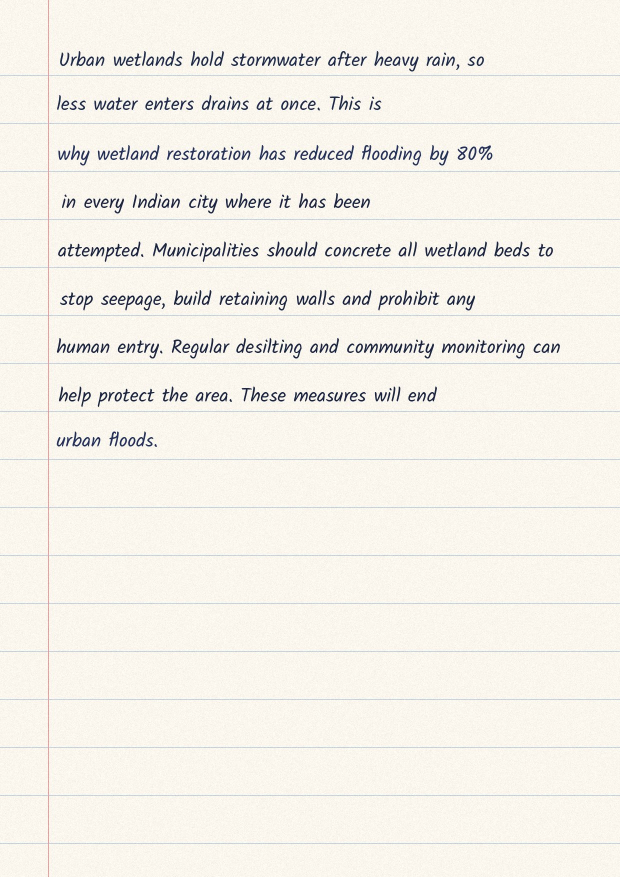
#> input picture photo-clear-en.jpg, 1240 x 1754 px (shown at 1/2 size)
$ python -i photo.py   (imports and definitions only)
#> lines starting #> are read from the running program, lines starting #| are printed output that depends on the picture; after the words box and inside, x2 and y2 are one past the last pixel; in counts of white or black regions, pixels touching at a corner belong together
"""Stage: read handwritten answer pages with Gemma 4 12B vision. Nothing is guessed.

    load + quality check -> find the handwritten lines (image processing, no model) -> three reads of every line
    from three views of the page -> extra close-up reads only where the three disagree or were unsure ->
    a line is accepted when at least three reads agree exactly -> any line still unclear blocks grading and the
    student is asked to retake that page.

A line near the edge of the photo is also asked about directly ("is any writing cut off?"), because three reads of a
clipped line can agree on the clipped text. Logs carry stage, view, timing and status, never what the student wrote.
"""
import base64
import io
import json
import re
import time
import unicodedata

import numpy as np
from PIL import Image, ImageDraw, ImageFilter, ImageFont, ImageOps

from .model import log

MAX_SIDE = 2400          # long side after loading: enough for handwriting, bounded memory on the runner
MAX_LINES = 45           # per page
SHEET_VIEWS = (("original", 6, 80), ("contrast", 6, 80), ("zoom", 3, 140))  # view, lines per image, strip height
FOCUS_VIEWS = ("sharp", "binary", "large")   # extra close-up reads of one line, in this order
MAX_FOCUS_PER_PAGE = 30
VOTES = 3                # reads that must agree on the exact text


# ---------------------------------------------------------------- page

# [6 lines left out: function load_page, not called in this run]


def _skew_score(mask, angle):
    rows = np.asarray(mask.rotate(angle, resample=Image.NEAREST, fillcolor=0)).sum(axis=1).astype(np.float64)
    return float(rows.var())


def deskew(img):
    """Straighten a tilted photo: the angle whose ink rows are sharpest (writing and ruled lines line up)."""
    small = img.convert("L")
    scale = 800 / max(small.size)
    if scale < 1:
        small = small.resize((max(1, round(small.width * scale)), max(1, round(small.height * scale))))
    g = np.asarray(ImageOps.autocontrast(small, cutoff=1))
    mask = Image.fromarray(((g <= _otsu(g)) * 255).astype(np.uint8))
    best = max(np.arange(-6.0, 6.01, 0.5), key=lambda a: _skew_score(mask, a))
    best = max(np.arange(best - 0.4, best + 0.41, 0.1), key=lambda a: _skew_score(mask, a))
    angle = round(float(best), 1)
    if abs(angle) < 0.3:
        return img, 0.0
    return img.rotate(angle, resample=Image.BICUBIC, expand=False, fillcolor=(255, 255, 255)), angle


# [16 lines left out: function quality, not called in this run]


def _otsu(g):
    hist = np.bincount(np.asarray(g, dtype=np.uint8).ravel(), minlength=256).astype(np.float64)
    total, levels = hist.sum(), np.arange(256)
    w0 = np.cumsum(hist)
    m0 = np.cumsum(hist * levels)
    w1 = total - w0
    with np.errstate(divide="ignore", invalid="ignore"):
        between = (m0[-1] * w0 - m0 * total) ** 2 / (w0 * w1)
    between[~np.isfinite(between)] = 0
    return int(np.argmax(between))


# [166 lines left out: functions _drop_rules, ink_mask, detect_lines, faint_regions, jpeg, _fit and 4 more, not called in this run]


# ---------------------------------------------------------------- agreement

def canon(text):
    return re.sub(r"\s+", " ", unicodedata.normalize("NFC", text or "")).strip()


# A nukta under क ख ग ज फ is an optional spelling variant in Hindi (ज़्यादा / ज्यादा, फ़ैसला / फैसला): same word, same
# meaning, written either way. Reads that differ only there agree. ड़ and ढ़ are different letters and stay exact.
_OPTIONAL_NUKTA = re.compile("([\u0915\u0916\u0917\u091c\u092b])\u093c")


def same_words(text):
    return _OPTIONAL_NUKTA.sub(r"\1", unicodedata.normalize("NFD", canon(text)))


# [17 lines left out: function decide, not called in this run]


# ---------------------------------------------------------------- the model

def _hi(lang):
    return " It is mostly Hindi in Devanagari script and may contain English words or acronyms." if lang == "hi" else ""


RULES = ("Copy the handwriting literally, in the script it is written in. Keep spelling, numbers, punctuation and "
         "every vowel sign, nasal mark and nukta exactly as written. Do not correct, translate, complete or guess. ")


class GemmaReader:
    """The three kinds of vision question the transcription asks. Returns plain values; logs no content."""

    def __init__(self, llm):
        self.llm = llm
        self.calls = []

    # [146 lines left out: functions _ask, _clean, sheet, line, cut_off, _join and 2 more, not called in this run]


RETAKE = {
    "en": {"unclear": "We could not read this line with certainty.",
           "cut_off": "Part of this line is cut off at the edge of the photo.",
           "faint": "Some writing on this page is too faint or smudged to read.",
           "no_text": "We could not find handwriting on this page.",
           "too_small": "This photo is too small to read.",
           "too_dark": "take the photo in better light", "low_contrast": "use a darker pen or brighter light",
           "blurry": "hold the phone steady and let it focus"},
    "hi": {"unclear": "यह पंक्ति हम पक्के तौर पर नहीं पढ़ पाए।",
           "cut_off": "इस पंक्ति का कुछ हिस्सा फ़ोटो के किनारे पर कट गया है।",
           "faint": "इस पेज पर कुछ लिखावट बहुत हल्की या धुँधली है, पढ़ी नहीं जा सकी।",
           "no_text": "इस पेज पर लिखावट नहीं मिली।",
           "too_small": "यह फ़ोटो पढ़ने के लिए बहुत छोटी है।",
           "too_dark": "अच्छी रोशनी में फ़ोटो लीजिए", "low_contrast": "गहरे रंग का पेन या ज़्यादा रोशनी इस्तेमाल कीजिए",
           "blurry": "फ़ोन स्थिर रखिए और फ़ोकस होने दीजिए"},
}


# [13 lines left out: function retake_message, not called in this run]

>>> from PIL import Image
>>> picture = Image.open('../photo-clear-en.jpg')
#> picture is the input picture: PIL image 1240x1754 RGB; mean R, G, B 244, 240.8, 233.1
>>> result = deskew(picture)
#> in deskew, `small = small.resize((max(1, round(small.width * scale)), max(1, round..`:
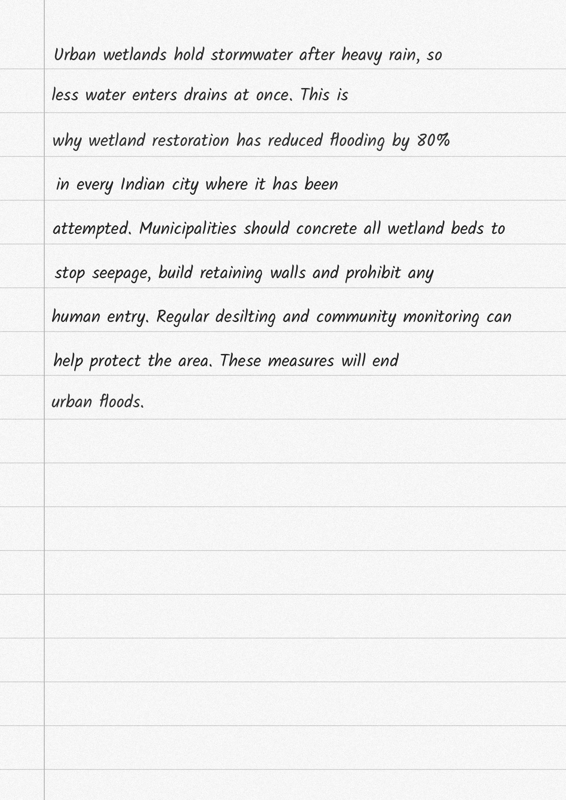
#> small: PIL image 566x800 L; min 13, max 255, mean 240.8
#> in deskew, `g = np.asarray(ImageOps.autocontrast(small, cutoff=1))`:
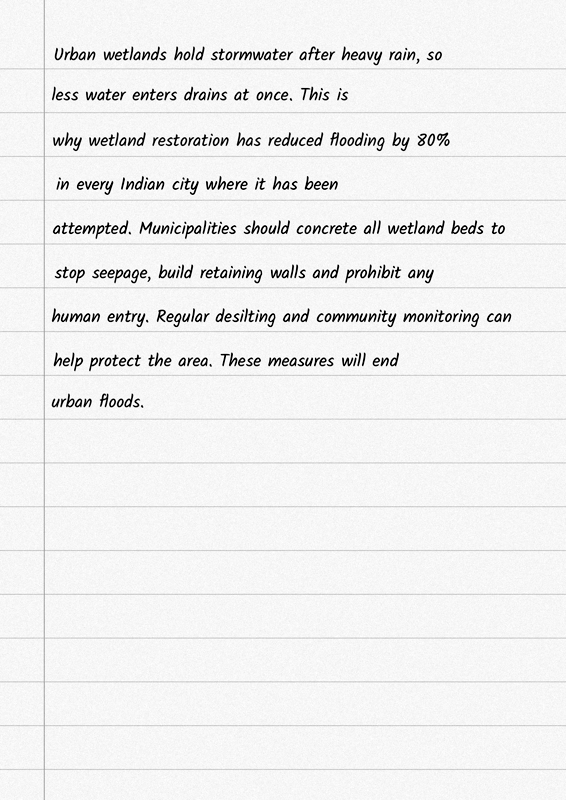
#> g: shape (800, 566); min 0, max 255, mean 239.4
#> in _otsu, `hist = np.bincount(np.asarray(g, dtype=np.uint8).ravel(), minlength=25..`: hist = 256 values, max 84472 at index 246, min 0 at index 3, mean 1768.8
#> in _otsu, `total, levels = hist.sum(), np.arange(256)`: total = 452800; levels = 256 values from 0 to 255
#> in _otsu, `w0 = np.cumsum(hist)`: w0 = 256 values from 4589 to 452800
#> in _otsu, `m0 = np.cumsum(hist * levels)`: m0 = 256 values from 0 to 108413059
#> in _otsu, `w1 = total - w0`: w1 = 256 values, max 448211 at index 0, min 0 at index 255, mean 423488.5
#> in deskew, `mask = Image.fromarray(((g <= _otsu(g)) * 255).astype(np.uint8))`:
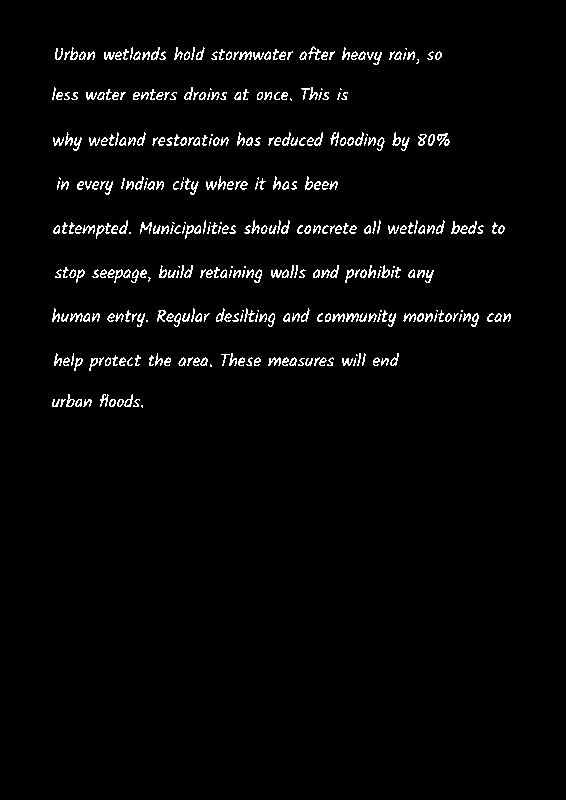
#> mask: PIL image 566x800 L; 2.7% white in thin lines or dots, all inside (x1, y1, x2, y2) = (52, 46, 511, 408)
#> in _skew_score, `rows = np.asarray(mask.rotate(angle, resample=Image.NEAREST, fillcolor..`: rows = 800 values, max 15045 at index 338, min 0 at index 0, mean 3892.6
#> in deskew, `best = max(np.arange(-6.0, 6.01, 0.5), key=lambda a: _skew_score(mask,..`: best = 0
#> in deskew, `best = max(np.arange(best - 0.4, best + 0.41, 0.1), key=lambda a: _ske..`: best = -0.1

$ run again, on photo-clear-hi.jpg
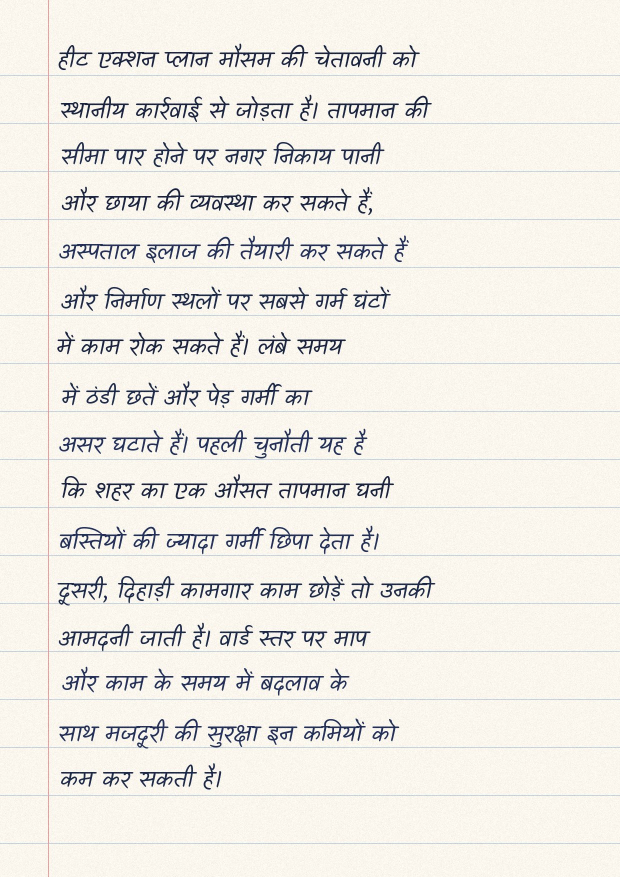
#> input picture photo-clear-hi.jpg, 1240 x 1754 px (shown at 1/2 size)
#> picture is the input picture: PIL image 1240x1754 RGB; mean R, G, B 238.6, 235.8, 229.2
#> in deskew, `g = np.asarray(ImageOps.autocontrast(small, cutoff=1))`:
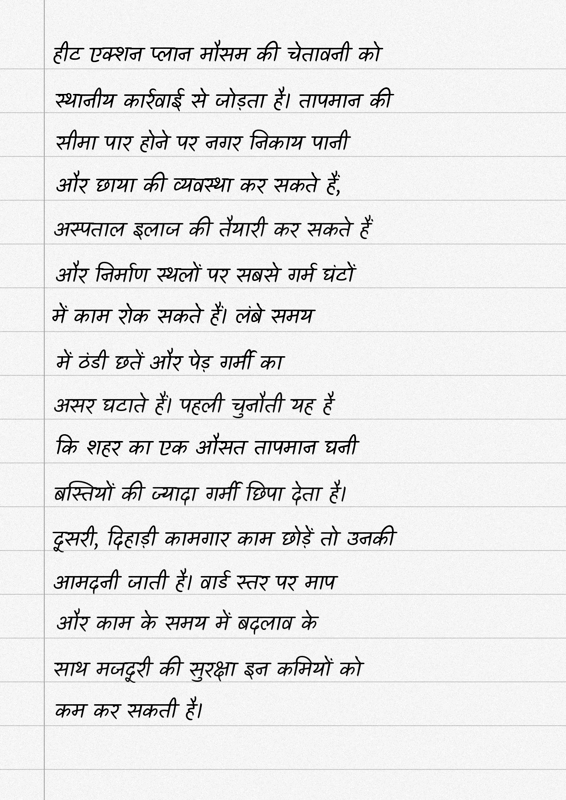
#> g: shape (800, 566); min 0, max 255, mean 232.6
#> hist = 256 values, max 78889 at index 245, min 0 at index 5, mean 1768.8
#> total = 452800; levels = 256 values from 0 to 255
#> w0 = 256 values from 4637 to 452800
#> m0 = 256 values from 0 to 105315422
#> w1 = 256 values, max 448163 at index 0, min 0 at index 255, mean 411388.4
#> in deskew, `mask = Image.fromarray(((g <= _otsu(g)) * 255).astype(np.uint8))`:
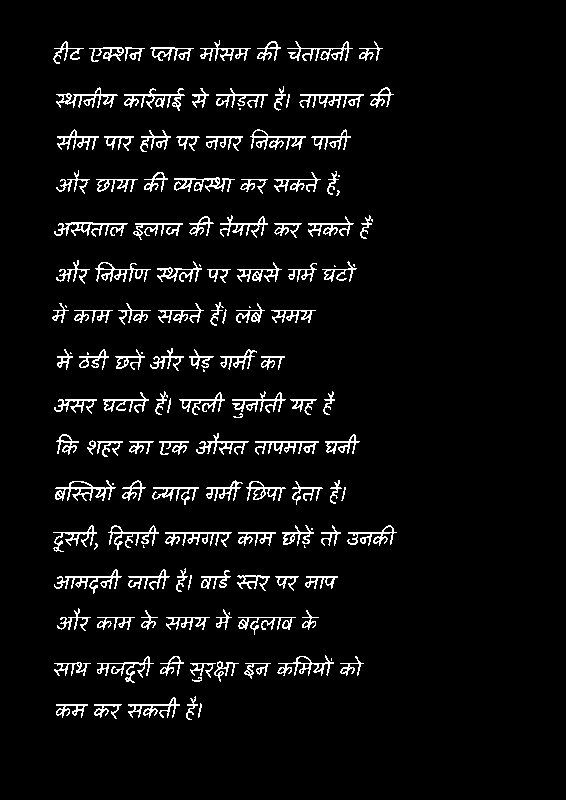
#> mask: PIL image 566x800 L; 5.3% white in thin lines or dots, all inside (x1, y1, x2, y2) = (52, 40, 397, 720)
#> rows = 800 values, max 17850 at index 528, min 0 at index 0, mean 7705.8
#> in deskew, `best = max(np.arange(-6.0, 6.01, 0.5), key=lambda a: _skew_score(mask,..`: best = 0
#> in deskew, `best = max(np.arange(best - 0.4, best + 0.41, 0.1), key=lambda a: _ske..`: best = -0.1

$ run again, on photo-clipped-en.jpg
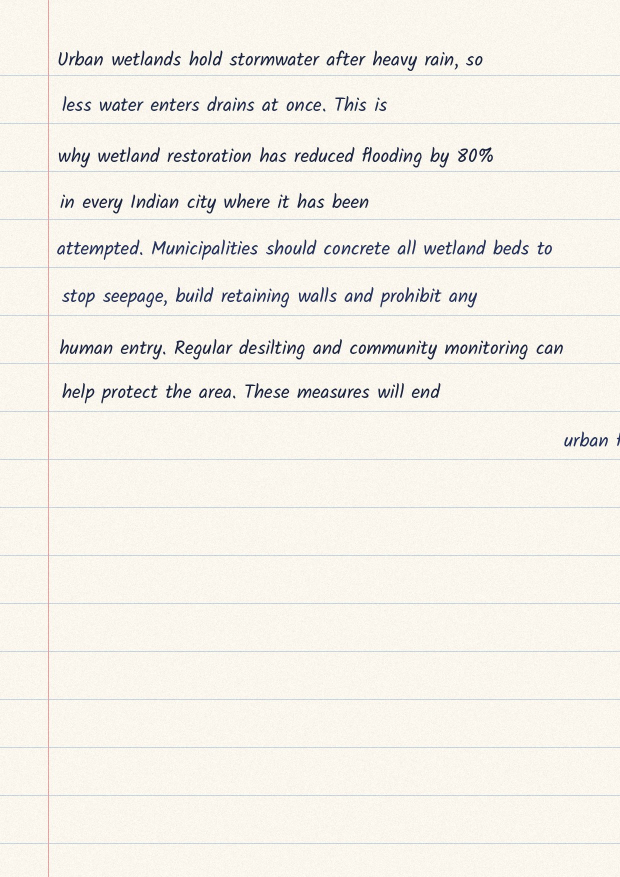
#> input picture photo-clipped-en.jpg, 1240 x 1754 px (shown at 1/2 size)
#> picture is the input picture: PIL image 1240x1754 RGB; mean R, G, B 244.1, 240.9, 233.2
#> in deskew, `g = np.asarray(ImageOps.autocontrast(small, cutoff=1))`:
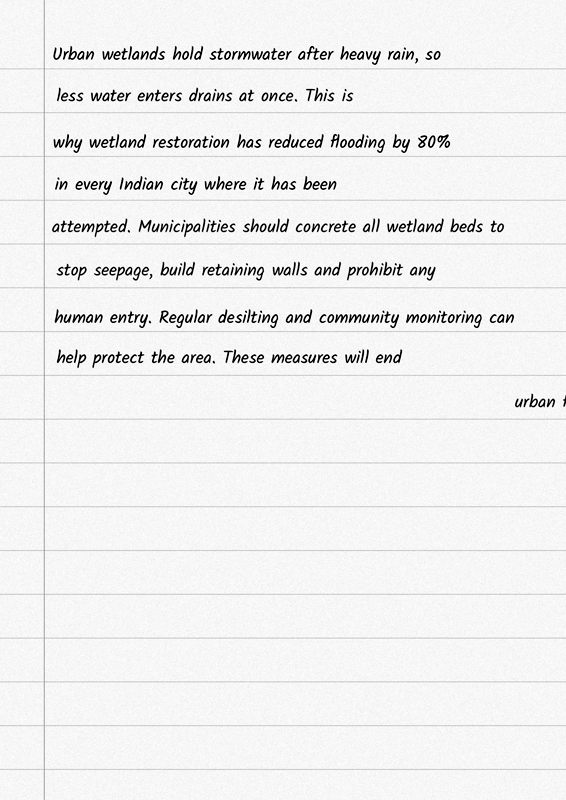
#> g: shape (800, 566); min 0, max 255, mean 239.4
#> hist = 256 values, max 84391 at index 246, min 0 at index 3, mean 1768.8
#> total = 452800; levels = 256 values from 0 to 255
#> w0 = 256 values from 4595 to 452800
#> m0 = 256 values from 0 to 108393964
#> w1 = 256 values, max 448205 at index 0, min 0 at index 255, mean 423413.9
#> in deskew, `mask = Image.fromarray(((g <= _otsu(g)) * 255).astype(np.uint8))`:
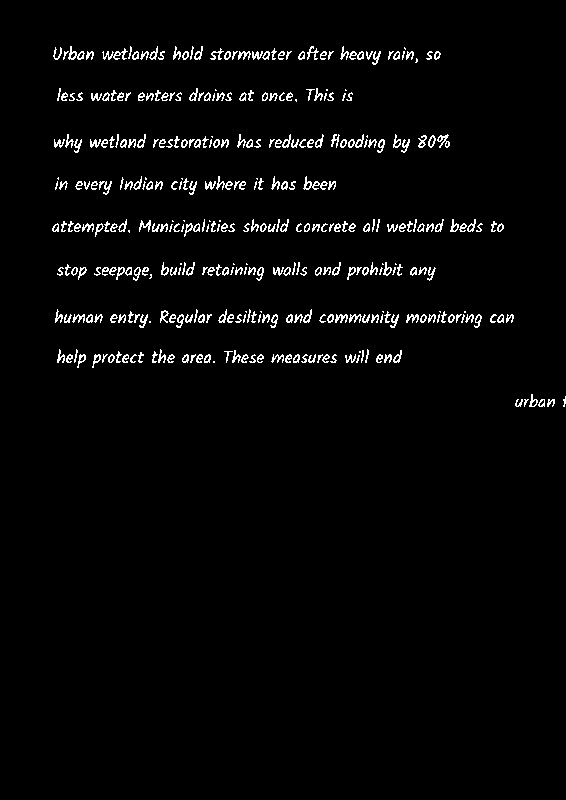
#> mask: PIL image 566x800 L; 2.7% white in thin lines or dots, all inside (x1, y1, x2, y2) = (52, 46, 566, 407)
#> rows = 800 values, max 20145 at index 338, min 0 at index 0, mean 3880.5
#> in deskew, `best = max(np.arange(-6.0, 6.01, 0.5), key=lambda a: _skew_score(mask,..`: best = 0
#> in deskew, `best = max(np.arange(best - 0.4, best + 0.41, 0.1), key=lambda a: _ske..`: best = -0.1
